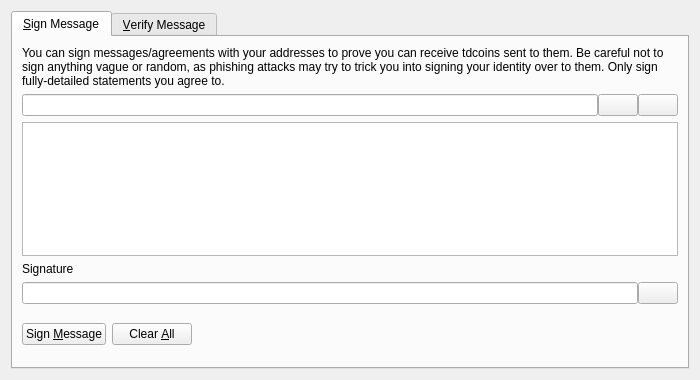
<?xml version="1.0" encoding="UTF-8"?>
<ui version="4.0">
 <class>SignVerifyMessageDialog</class>
 <widget class="QDialog" name="SignVerifyMessageDialog">
  <property name="geometry">
   <rect>
    <x>0</x>
    <y>0</y>
    <width>700</width>
    <height>380</height>
   </rect>
  </property>
  <property name="windowTitle">
   <string>Signatures - Sign / Verify a Message</string>
  </property>
  <property name="modal">
   <bool>true</bool>
  </property>
  <layout class="QVBoxLayout" name="verticalLayout">
   <item>
    <widget class="QTabWidget" name="tabWidget">
     <property name="currentIndex">
      <number>0</number>
     </property>
     <widget class="QWidget" name="tabSignMessage">
      <attribute name="title">
       <string>&amp;Sign Message</string>
      </attribute>
      <layout class="QVBoxLayout" name="verticalLayout_SM">
       <item>
        <widget class="QLabel" name="infoLabel_SM">
         <property name="text">
          <string>You can sign messages/agreements with your addresses to prove you can receive tdcoins sent to them. Be careful not to sign anything vague or random, as phishing attacks may try to trick you into signing your identity over to them. Only sign fully-detailed statements you agree to.</string>
         </property>
         <property name="textFormat">
          <enum>Qt::PlainText</enum>
         </property>
         <property name="wordWrap">
          <bool>true</bool>
         </property>
        </widget>
       </item>
       <item>
        <layout class="QHBoxLayout" name="horizontalLayout_1_SM">
         <property name="spacing">
          <number>0</number>
         </property>
         <item>
          <widget class="QValidatedLineEdit" name="addressIn_SM">
           <property name="toolTip">
            <string>The Tdcoin address to sign the message with</string>
           </property>
          </widget>
         </item>
         <item>
          <widget class="QPushButton" name="addressBookButton_SM">
           <property name="toolTip">
            <string>Choose previously used address</string>
           </property>
           <property name="text">
            <string/>
           </property>
           <property name="icon">
            <iconset resource="../tdcoin.qrc">
             <normaloff>:/icons/address-book</normaloff>:/icons/address-book</iconset>
           </property>
           <property name="shortcut">
            <string>Alt+A</string>
           </property>
           <property name="autoDefault">
            <bool>false</bool>
           </property>
          </widget>
         </item>
         <item>
          <widget class="QPushButton" name="pasteButton_SM">
           <property name="toolTip">
            <string>Paste address from clipboard</string>
           </property>
           <property name="text">
            <string/>
           </property>
           <property name="icon">
            <iconset resource="../tdcoin.qrc">
             <normaloff>:/icons/editpaste</normaloff>:/icons/editpaste</iconset>
           </property>
           <property name="shortcut">
            <string>Alt+P</string>
           </property>
           <property name="autoDefault">
            <bool>false</bool>
           </property>
          </widget>
         </item>
        </layout>
       </item>
       <item>
        <widget class="QPlainTextEdit" name="messageIn_SM">
         <property name="toolTip">
          <string>Enter the message you want to sign here</string>
         </property>
        </widget>
       </item>
       <item>
        <widget class="QLabel" name="signatureLabel_SM">
         <property name="text">
          <string>Signature</string>
         </property>
         <property name="textFormat">
          <enum>Qt::PlainText</enum>
         </property>
        </widget>
       </item>
       <item>
        <layout class="QHBoxLayout" name="horizontalLayout_2_SM">
         <property name="spacing">
          <number>0</number>
         </property>
         <item>
          <widget class="QLineEdit" name="signatureOut_SM">
           <property name="font">
            <font>
             <italic>true</italic>
            </font>
           </property>
           <property name="readOnly">
            <bool>true</bool>
           </property>
          </widget>
         </item>
         <item>
          <widget class="QPushButton" name="copySignatureButton_SM">
           <property name="toolTip">
            <string>Copy the current signature to the system clipboard</string>
           </property>
           <property name="text">
            <string/>
           </property>
           <property name="icon">
            <iconset resource="../tdcoin.qrc">
             <normaloff>:/icons/editcopy</normaloff>:/icons/editcopy</iconset>
           </property>
           <property name="autoDefault">
            <bool>false</bool>
           </property>
          </widget>
         </item>
        </layout>
       </item>
       <item>
        <layout class="QHBoxLayout" name="horizontalLayout_3_SM">
         <item>
          <widget class="QPushButton" name="signMessageButton_SM">
           <property name="toolTip">
            <string>Sign the message to prove you own this Tdcoin address</string>
           </property>
           <property name="text">
            <string>Sign &amp;Message</string>
           </property>
           <property name="icon">
            <iconset resource="../tdcoin.qrc">
             <normaloff>:/icons/edit</normaloff>:/icons/edit</iconset>
           </property>
           <property name="autoDefault">
            <bool>false</bool>
           </property>
          </widget>
         </item>
         <item>
          <widget class="QPushButton" name="clearButton_SM">
           <property name="toolTip">
            <string>Reset all sign message fields</string>
           </property>
           <property name="text">
            <string>Clear &amp;All</string>
           </property>
           <property name="icon">
            <iconset resource="../tdcoin.qrc">
             <normaloff>:/icons/remove</normaloff>:/icons/remove</iconset>
           </property>
           <property name="autoDefault">
            <bool>false</bool>
           </property>
          </widget>
         </item>
         <item>
          <spacer name="horizontalSpacer_1_SM">
           <property name="orientation">
            <enum>Qt::Horizontal</enum>
           </property>
           <property name="sizeHint" stdset="0">
            <size>
             <width>40</width>
             <height>48</height>
            </size>
           </property>
          </spacer>
         </item>
         <item>
          <widget class="QLabel" name="statusLabel_SM">
           <property name="font">
            <font>
             <weight>75</weight>
             <bold>true</bold>
            </font>
           </property>
           <property name="text">
            <string/>
           </property>
           <property name="wordWrap">
            <bool>true</bool>
           </property>
          </widget>
         </item>
         <item>
          <spacer name="horizontalSpacer_2_SM">
           <property name="orientation">
            <enum>Qt::Horizontal</enum>
           </property>
           <property name="sizeHint" stdset="0">
            <size>
             <width>40</width>
             <height>48</height>
            </size>
           </property>
          </spacer>
         </item>
        </layout>
       </item>
      </layout>
     </widget>
     <widget class="QWidget" name="tabVerifyMessage">
      <attribute name="title">
       <string>&amp;Verify Message</string>
      </attribute>
      <layout class="QVBoxLayout" name="verticalLayout_VM">
       <item>
        <widget class="QLabel" name="infoLabel_VM">
         <property name="text">
          <string>Enter the receiver's address, message (ensure you copy line breaks, spaces, tabs, etc. exactly) and signature below to verify the message. Be careful not to read more into the signature than what is in the signed message itself, to avoid being tricked by a man-in-the-middle attack. Note that this only proves the signing party receives with the address, it cannot prove sendership of any transaction!</string>
         </property>
         <property name="textFormat">
          <enum>Qt::PlainText</enum>
         </property>
         <property name="alignment">
          <set>Qt::AlignLeading|Qt::AlignLeft|Qt::AlignTop</set>
         </property>
         <property name="wordWrap">
          <bool>true</bool>
         </property>
        </widget>
       </item>
       <item>
        <layout class="QHBoxLayout" name="horizontalLayout_1_VM">
         <property name="spacing">
          <number>0</number>
         </property>
         <item>
          <widget class="QValidatedLineEdit" name="addressIn_VM">
           <property name="toolTip">
            <string>The Tdcoin address the message was signed with</string>
           </property>
          </widget>
         </item>
         <item>
          <widget class="QPushButton" name="addressBookButton_VM">
           <property name="toolTip">
            <string>Choose previously used address</string>
           </property>
           <property name="text">
            <string/>
           </property>
           <property name="icon">
            <iconset resource="../tdcoin.qrc">
             <normaloff>:/icons/address-book</normaloff>:/icons/address-book</iconset>
           </property>
           <property name="shortcut">
            <string>Alt+A</string>
           </property>
           <property name="autoDefault">
            <bool>false</bool>
           </property>
          </widget>
         </item>
        </layout>
       </item>
       <item>
        <widget class="QPlainTextEdit" name="messageIn_VM"/>
       </item>
       <item>
        <widget class="QValidatedLineEdit" name="signatureIn_VM"/>
       </item>
       <item>
        <layout class="QHBoxLayout" name="horizontalLayout_2_VM">
         <item>
          <widget class="QPushButton" name="verifyMessageButton_VM">
           <property name="toolTip">
            <string>Verify the message to ensure it was signed with the specified Tdcoin address</string>
           </property>
           <property name="text">
            <string>Verify &amp;Message</string>
           </property>
           <property name="icon">
            <iconset resource="../tdcoin.qrc">
             <normaloff>:/icons/transaction_0</normaloff>:/icons/transaction_0</iconset>
           </property>
           <property name="autoDefault">
            <bool>false</bool>
           </property>
          </widget>
         </item>
         <item>
          <widget class="QPushButton" name="clearButton_VM">
           <property name="toolTip">
            <string>Reset all verify message fields</string>
           </property>
           <property name="text">
            <string>Clear &amp;All</string>
           </property>
           <property name="icon">
            <iconset resource="../tdcoin.qrc">
             <normaloff>:/icons/remove</normaloff>:/icons/remove</iconset>
           </property>
           <property name="autoDefault">
            <bool>false</bool>
           </property>
          </widget>
         </item>
         <item>
          <spacer name="horizontalSpacer_1_VM">
           <property name="orientation">
            <enum>Qt::Horizontal</enum>
           </property>
           <property name="sizeHint" stdset="0">
            <size>
             <width>40</width>
             <height>48</height>
            </size>
           </property>
          </spacer>
         </item>
         <item>
          <widget class="QLabel" name="statusLabel_VM">
           <property name="font">
            <font>
             <weight>75</weight>
             <bold>true</bold>
            </font>
           </property>
           <property name="text">
            <string/>
           </property>
           <property name="wordWrap">
            <bool>true</bool>
           </property>
          </widget>
         </item>
         <item>
          <spacer name="horizontalSpacer_2_VM">
           <property name="orientation">
            <enum>Qt::Horizontal</enum>
           </property>
           <property name="sizeHint" stdset="0">
            <size>
             <width>40</width>
             <height>48</height>
            </size>
           </property>
          </spacer>
         </item>
        </layout>
       </item>
      </layout>
     </widget>
    </widget>
   </item>
  </layout>
 </widget>
 <customwidgets>
  <customwidget>
   <class>QValidatedLineEdit</class>
   <extends>QLineEdit</extends>
   <header>qt/qvalidatedlineedit.h</header>
  </customwidget>
 </customwidgets>
 <resources>
  <include location="../tdcoin.qrc"/>
 </resources>
 <connections/>
</ui>
